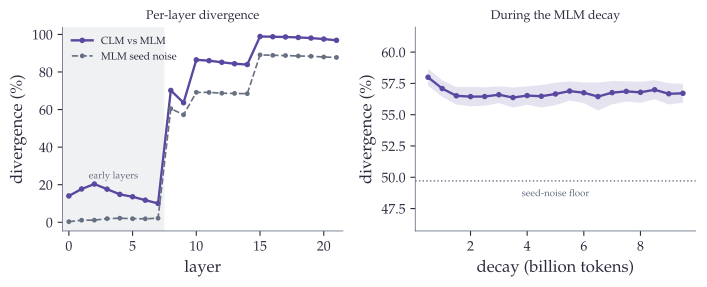

Write the Python code that produced this figure.
"""
cka_mechanism.py — Chapter 5 (Beyond Masked Language Modeling) mechanism figure.

Two panels, from the held-out float64 CKA runs recovered from the project:
  (a) per-layer representational divergence (1 - CKA): the CLM-vs-MLM pair against
      a same-objective seed-noise control. The detour's mark is the early layers.
  (b) divergence during the MLM decay: it plateaus well above the seed-noise floor,
      so decaying back to MLM does not return the model to an MLM-like state
      (computational hysteresis).

Data: plots/chapter5/data/{cka_mlm_control_heldout,trajectory_decay_heldout_float64}.json
(verbatim from the run outputs; do not edit numbers).

Run:
  uv run --with matplotlib --with numpy python plots/chapter5/cka_mechanism.py
"""
import json
import os
import sys

import matplotlib.pyplot as plt
import numpy as np

sys.path.insert(0, os.path.dirname(os.path.dirname(os.path.abspath(__file__))))
from thesis_style import COLORS, apply_style

HERE = os.path.dirname(os.path.abspath(__file__))
D = os.path.join(HERE, "data")

cka = json.load(open(os.path.join(D, "cka_mlm_control_heldout.json")))
traj = json.load(open(os.path.join(D, "trajectory_decay_heldout_float64.json")))["trajectory"]


def per_layer_div(node):
    pl = node["per_layer"]
    xs = sorted(int(k) for k in pl)
    return xs, [(1.0 - pl[str(i)]["mean"]) * 100 for i in xs]

lx, ref = per_layer_div(cka["reference"])   # CLM vs MLM
_,  ctl = per_layer_div(cka["control"])     # MLM seed noise

apply_style()
fig, (ax1, ax2) = plt.subplots(1, 2, figsize=(7.2, 3.0))

# --- (a) per-layer divergence ---
ax1.axvspan(-0.5, 7.5, color=COLORS["neutral"], alpha=0.10, lw=0)  # early-layer band
ax1.plot(lx, ref, color=COLORS["primary_dark"], lw=1.7, marker="o", markersize=3,
         label="CLM vs MLM")
ax1.plot(lx, ctl, color=COLORS["neutral"], lw=1.2, ls="--", marker="o", markersize=2.5,
         label="MLM seed noise")
ax1.set_xlabel("layer")
ax1.set_ylabel(r"divergence (\%)")
ax1.set_title("Per-layer divergence", fontsize=9)
ax1.set_xlim(-0.5, 21.5)
ax1.legend(fontsize=7.5, loc="upper left", frameon=False)
ax1.annotate("early layers", xy=(3.5, max(ref[:8]) + 3), fontsize=7,
             color=COLORS["neutral"], ha="center")

# --- (b) divergence during decay ---
tb = np.array([p["tokens_B"] for p in traj])
dm = np.array([p["divergence_mean"] for p in traj])
ds = np.array([p.get("divergence_std", 0.0) for p in traj])
ctrl_floor = cka["control"]["mean_divergence_pct"]
ax2.fill_between(tb, dm - ds, dm + ds, color=COLORS["primary_dark"], alpha=0.15, lw=0)
ax2.plot(tb, dm, color=COLORS["primary_dark"], lw=1.7, marker="o", markersize=3)
ax2.axhline(ctrl_floor, color=COLORS["neutral"], lw=1.0, ls=":")
ax2.annotate("seed-noise floor", xy=(tb.mean(), ctrl_floor), xytext=(0, -11),
             textcoords="offset points", fontsize=7, color=COLORS["neutral"], ha="center")
ax2.set_xlabel("decay (billion tokens)")
ax2.set_ylabel(r"divergence (\%)")
ax2.set_title("During the MLM decay", fontsize=9)
ax2.set_ylim(min(ctrl_floor, dm.min()) - 4, dm.max() + 4)

fig.tight_layout()
out = os.path.join(HERE, "cka_mechanism.pdf")
fig.savefig(out, bbox_inches="tight")
print(f"wrote {out}")
